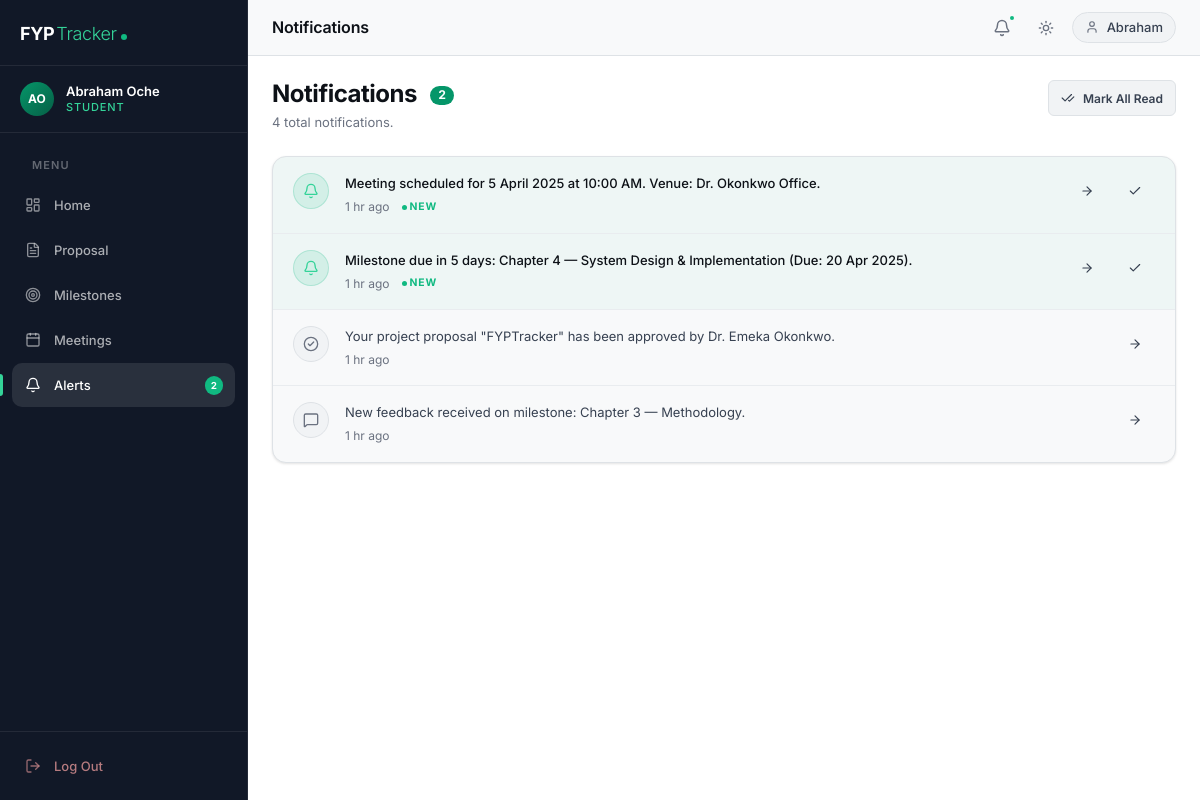
Page /student/notifications.php (signed in) on the committed database.
### tables this page shows
CREATE TABLE notifications (
    notification_id INT UNSIGNED    NOT NULL AUTO_INCREMENT,
    user_id         INT UNSIGNED    NOT NULL,
    message         TEXT            NOT NULL,
    link            VARCHAR(255)        NULL DEFAULT NULL,  
    is_read         TINYINT(1)      NOT NULL DEFAULT 0,
    created_at      TIMESTAMP       NOT NULL DEFAULT CURRENT_TIMESTAMP,

    PRIMARY KEY (notification_id),
    INDEX   idx_notifications_user    (user_id),
    INDEX   idx_notifications_unread  (user_id, is_read),
    CONSTRAINT fk_notifications_user
        FOREIGN KEY (user_id)
        REFERENCES users (user_id)
        ON DELETE CASCADE
        ON UPDATE CASCADE
);

### includes/functions.php (called while the page is built, shortened)
<?php
function e(string $value): string
{
    return htmlspecialchars($value, ENT_QUOTES | ENT_HTML5, 'UTF-8');
}
function timeAgo(string $dateStr): string
{
    $diff = time() - strtotime($dateStr);
    return match (true) {
        $diff < 60     => 'Just now',
        $diff < 3600   => floor($diff / 60)   . ' min ago',
        $diff < 86400  => floor($diff / 3600)  . ' hr ago',
        $diff < 604800 => floor($diff / 86400) . ' days ago',
        default        => formatDate($dateStr),
    };
}

### student/notifications.php (the view, shortened to what this page needs)
<?php
require_once __DIR__ . '/../includes/functions.php';
$db     = getDB();
$userId = $_SESSION['user_id'];
$currentPage  = max(1, (int) ($_GET['page'] ?? 1));
$offset       = ($currentPage - 1) * NOTIFICATIONS_PER_PAGE;
$stmtTotal = $db->prepare(
    'SELECT COUNT(*) FROM notifications WHERE user_id = ?'
);
$stmtTotal->execute([$userId]);
$totalCount   = (int) $stmtTotal->fetchColumn();
$stmtNotifs = $db->prepare(
    'SELECT * FROM notifications
      WHERE user_id = ?
      ORDER BY is_read ASC, created_at DESC
      LIMIT ? OFFSET ?'
);
$stmtNotifs->execute([$userId, NOTIFICATIONS_PER_PAGE, $offset]);
$notifications = $stmtNotifs->fetchAll();
$stmtUnread = $db->prepare(
    'SELECT COUNT(*) FROM notifications WHERE user_id = ? AND is_read = 0'
);
$stmtUnread->execute([$userId]);
$unreadCount = (int) $stmtUnread->fetchColumn();
function getNotificationIcon(string $message): string
{
    if (str_contains($message, 'approved'))   return 'check-circle-2';
    if (str_contains($message, 'feedback'))   return 'message-square';
    return 'bell';
}
require_once __DIR__ . '/../includes/header.php';
require_once __DIR__ . '/../includes/navbar.php';
?>
<div class="main-content" id="main-content">
  <?php require_once __DIR__ . '/../includes/topbar.php'; ?>
  <div class="page-body">
    <div class="page-header">
      <div class="page-header-row">
        <div>
          <div class="page-title">
            Notifications
            <?php if ($unreadCount > 0): ?>
            <span style="display:inline-flex;align-items:center;justify-content:center;background:var(--accent-600);color:#fff;font-size:var(--text-xs);font-weight:700;padding:2px 8px;border-radius:var(--radius-full);margin-left:var(--sp-2);vertical-align:middle;font-variant-numeric:tabular-nums;">
              <?= $unreadCount ?>
            </span>
            <?php endif; ?>
          </div>
          <p class="page-subtitle"><?= $totalCount ?> total notification<?= $totalCount !== 1 ? 's' : '' ?>.</p>
        </div>
        <?php if ($unreadCount > 0): ?>
        <form method="POST" action="notifications.php">
          <button type="submit" class="btn btn-secondary btn-sm">
            <i data-lucide="check-check" width="14" height="14"></i>
            Mark All Read
          </button>
        </form>
        <?php endif; ?>
      </div>
    </div>
    <?php if (empty($notifications)): ?>
    <div class="card">
      <div class="card-body">
        <div class="empty-state">
          <div class="empty-icon"><i data-lucide="bell-off" width="24" height="24"></i></div>
          <div class="empty-title">No notifications yet</div>
          <p class="empty-desc">You'll be notified here about proposal updates, feedback, meeting requests, and milestone changes.</p>
        </div>
      </div>
    </div>
    <?php else: ?>
    <div class="card">
      <div style="display:flex;flex-direction:column;">
        <?php foreach ($notifications as $index => $notif):
          $isUnread    = !(bool) $notif['is_read'];
          $icon        = getNotificationIcon($notif['message']);
          $isLast      = $index === count($notifications) - 1;
        ?>
        <div style="display:flex;align-items:flex-start;gap:var(--sp-4);padding:var(--sp-4) var(--sp-5);<?= !$isLast ? 'border-bottom:1px solid var(--surface-divider);' : '' ?><?= $isUnread ? 'background:rgba(16,185,129,0.04);' : '' ?>transition:background var(--dur-fast);">
          <div style="width:36px;height:36px;border-radius:var(--radius-full);background:<?= $isUnread ? 'rgba(16,185,129,0.12)' : 'var(--surface-overlay)' ?>;border:1px solid <?= $isUnread ? 'rgba(16,185,129,0.2)' : 'var(--surface-border)' ?>;display:flex;align-items:center;justify-content:center;flex-shrink:0;color:<?= $isUnread ? 'var(--accent-400)' : 'var(--text-tertiary)' ?>;">
            <i data-lucide="<?= e($icon) ?>" width="16" height="16"></i>
          </div>
          <div style="flex:1;min-width:0;">
            <p style="font-size:var(--text-sm);color:<?= $isUnread ? 'var(--text-primary)' : 'var(--text-secondary)' ?>;line-height:1.55;<?= $isUnread ? 'font-weight:500;' : '' ?>margin-bottom:var(--sp-1);">
              <?= e($notif['message']) ?>
            </p>
            <div style="display:flex;align-items:center;gap:var(--sp-3);">
              <span style="font-size:var(--text-xs);color:var(--text-tertiary);">
                <?= timeAgo($notif['created_at']) ?>
              </span>
              <?php if ($isUnread): ?>
              <span style="display:inline-flex;align-items:center;gap:3px;font-size:0.65rem;font-weight:700;text-transform:uppercase;letter-spacing:0.08em;color:var(--accent-500);">
                <span style="width:5px;height:5px;background:var(--accent-500);border-radius:50%;"></span>
                New
              </span>
              <?php endif; ?>
            </div>
          </div>
          <div style="display:flex;align-items:center;gap:var(--sp-2);flex-shrink:0;">
            <?php if ($notif['link']): ?>
            <a
              href="<?= e($notif['link']) ?>"
              class="btn btn-ghost btn-sm"
              title="Go to related page">
              <i data-lucide="arrow-right" width="14" height="14"></i>
            </a>
            <?php endif; ?>
            <?php if ($isUnread): ?>
            <form method="POST" action="notifications.php" style="display:inline;">
              <button
                type="submit"
                class="btn btn-ghost btn-sm"
                title="Mark as read">
                <i data-lucide="check" width="14" height="14"></i>
              </button>
            </form>
            <?php endif; ?>
          </div>
        </div>
        <?php endforeach; ?>
      </div>
    </div>
    <?php endif; ?>
  </div>
</div>
<?php require_once __DIR__ . '/../includes/footer.php'; ?>

### rows in the picture
notifications: message "Meeting scheduled for 5 April 2025 at 10:00 AM. Venue: Dr. Okonkwo Office.", created_at "1 hr ago", is_read 0 (drawn)
notifications: message "Milestone due in 5 days: Chapter 4 — System Design & Implementation (Due: 20 Apr 2025).", created_at "1 hr ago", is_read 0 (drawn)
notifications: message "Your project proposal \"FYPTracker\" has been approved by Dr. Emeka Okonkwo.", created_at "1 hr ago"
notifications: message "New feedback received on milestone: Chapter 3 — Methodology.", created_at "1 hr ago"

### other values in the picture
$initials "AO"
$name "Abraham Oche"
$role "STUDENT"
$item['label'] "Home"
$item['label'] "Proposal"
$item['label'] "Milestones"
$item['label'] "Meetings"
$item['label'] "Alerts"
$badge "2"
$pageTitle "Notifications"
$fname "Abraham"
$unreadCount "2"
$totalCount "4"
